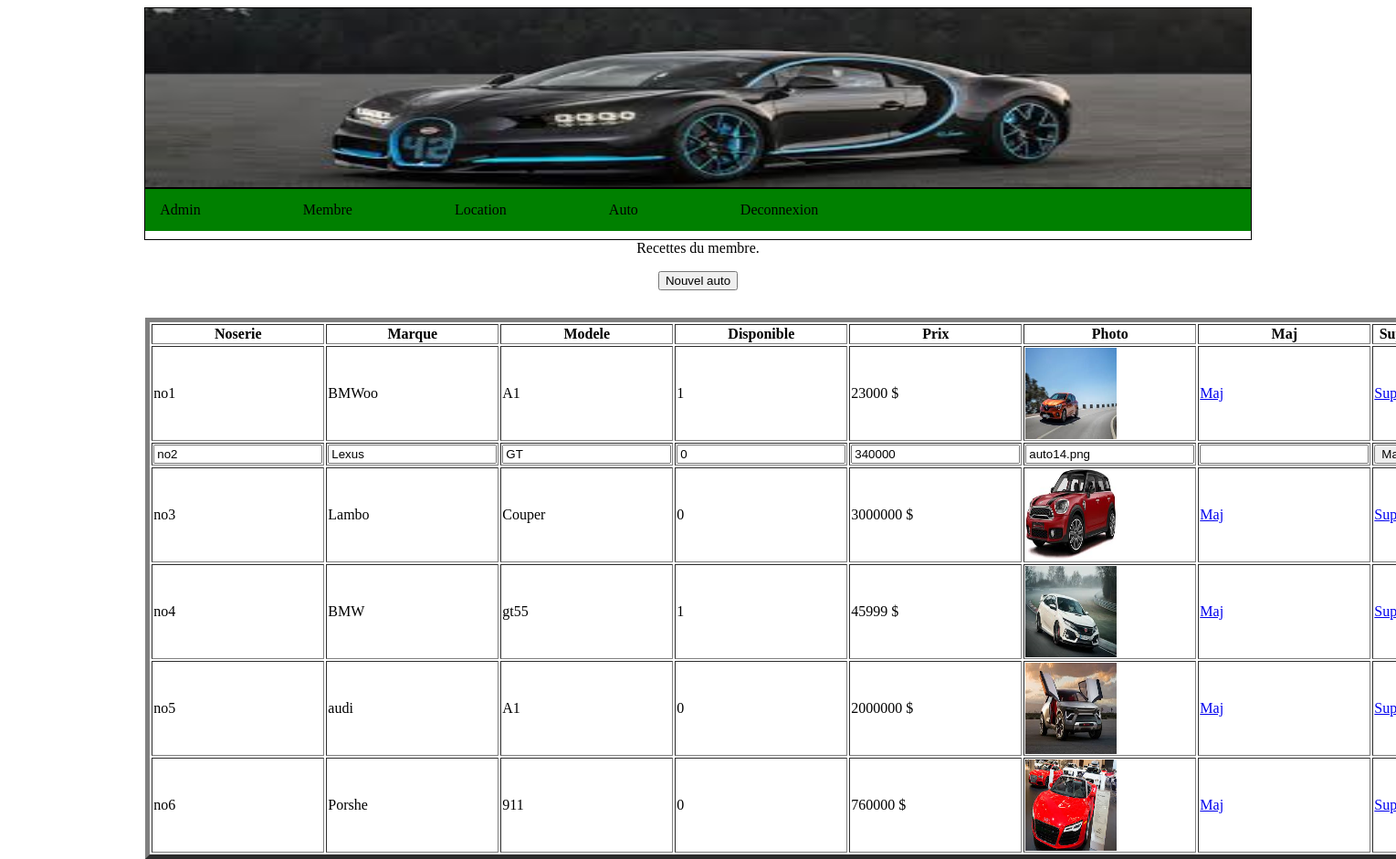
The page /admin.php?lien=adminauto&idrecette=no2&oper=Maj (signed in) on the database its author committed.
### tables this page shows
CREATE TABLE `auto` (
  `noserie` varchar(30) NOT NULL,
  `marque` varchar(30) NOT NULL,
  `modele` varchar(30) NOT NULL,
  `disponible` tinyint(1) NOT NULL,
  `prix` decimal(10,0) NOT NULL,
  `photo` varchar(30) NOT NULL
);

### adminauto.php (the view, shortened to what this page needs)
<?php
echo "Recettes du membre.";
echo"<p><a href='admin.php?lien=insautoadmin'><input type='button' name='ins' value='Nouvel auto'></input></a>";
include("connect.php");
	if(isset($_GET["oper"]))
	{
		$oper=$_GET["oper"];
		switch($oper)
		{
			case "Maj":
				$idrecette=$_GET["idrecette"];
			break;
		}
	}
	else
	{
		$idrecette='';
	}
echo "<form method='post'>";
$reqlisterecette=mysqli_query($connect,"select * from auto ") or die ("Erreur de selection");
echo "<table border=5> <th>Noserie</th> <th>Marque</th> <th>Modele</th> <th>Disponible </th><th>Prix</th>
<th>Photo</th> <th>Maj</th><th>Sup</th>";
	while($reqresultat=mysqli_fetch_row($reqlisterecette))
	{
		$listenoserie=$reqresultat[0];
		$listemarque=$reqresultat[1];
		$listemodele=$reqresultat[2];
		$listedispo=$reqresultat[3];
		$listeprix=$reqresultat[4];
		$listephoto=$reqresultat[5];
		if($listenoserie==$idrecette)
		{
			echo "<tr>
			<td><input name='noserie' value='$listenoserie'></td>
			<td><input name='marque' value='$listemarque'></td>
			<td><input name='modele' value='$listemodele'></td>
			<td><input name='disponible' value='$listedispo'></td>
			<td><input name='prix' value='$listeprix'></td>
			<td><input name='photo' value='$listephoto' ></td>
			<td><input name='idmembre' value='$listeidmembre'></td>
			<td><input type='submit' name='update' value='Maj'></td>
				</tr>";
		}
		else
		{
		echo "<tr> <td>$listenoserie</td> <td>$listemarque</td> <td>$listemodele</td> <td>$listedispo</td>
   <td>$listeprix $</td> <td><img src='photo/$listephoto' style='height:100px;width:100px'></img></td>
	<td><a href='admin.php?lien=adminauto&idrecette=$listenoserie&oper=Maj'> Maj </a></td>
	<td><a href='admin.php?lien=adminauto&idrecette=$listenoserie&oper=Sup'> Sup </a></td>
	</tr>";
		}
	}
echo "</table>";
echo"</form>";
?>

### rows shown on the page
auto: noserie "no1", marque "BMWoo", modele "A1", disponible "1", prix "23000", photo (picture)
auto: noserie "no2", marque "Lexus", modele "GT", disponible "0", prix "340000", photo "auto14.png"
auto: noserie "no3", marque "Lambo", modele "Couper", disponible "0", prix "3000000", photo (picture)
auto: noserie "no4", marque "BMW", modele "gt55", disponible "1", prix "45999", photo (picture)
auto: noserie "no5", marque "audi", modele "A1", disponible "0", prix "2000000", photo (picture)
auto: noserie "no6", marque "Porshe", modele "911", disponible "0", prix "760000", photo (picture)
